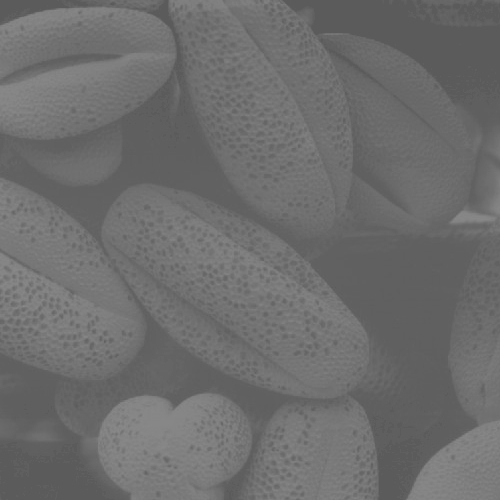
%> input picture contrast.jpg, 500 x 500 px
$ octave Question10.m   (GNU Octave 9; MATLAB toolbox functions it lacks are replaced by stand-ins)
%> lines starting %> are read from the running program, lines starting %| are printed output that depends on the picture
% Read spatial.jpg, apply averaging filter using masks of size 3 x 3, 5 x5, 9 x 9,15 x15 and
% 35x35 . Comment on the results.
clc;clear all;close all;
I = imread('contrast.jpg');
%> I is the input picture: size 500x500 uint8; min 90, max 138, mean 109.1
scale=[ 3 5 9 15 35]
for i=1:5
    subplot(3,2,1+i);
Kaverage = filter2(fspecial('average',scale(i)),I)/255;

imshow(Kaverage)
end
%> this loop made 5 passes
%> pass 3, `Kaverage = filter2(fspecial('average',scale(i)),I)/255;`:
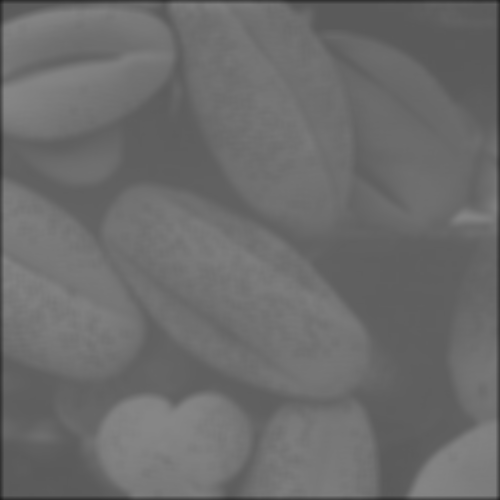
%> Kaverage: size 500x500 double; min 0.11, max 0.529, mean 0.424
%> after the loop:
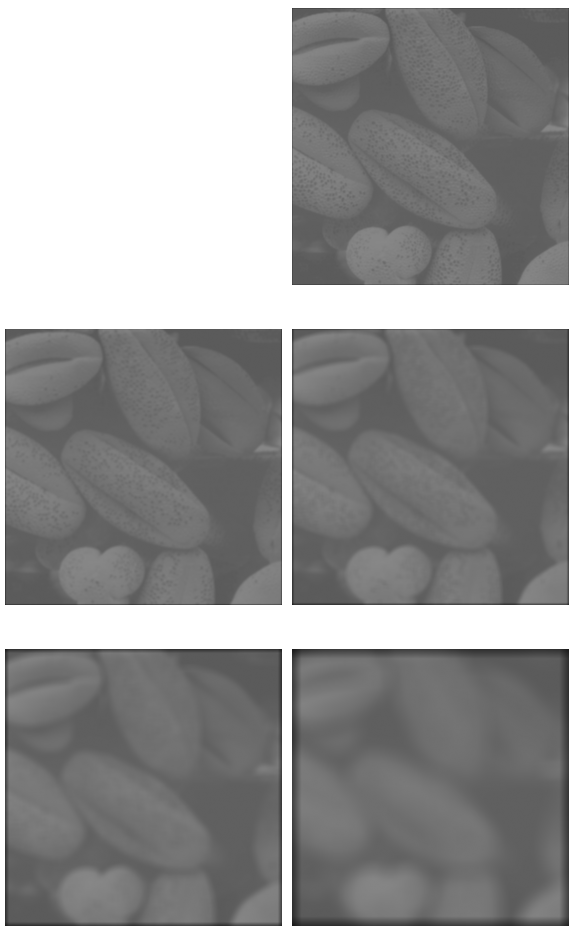
%> figure redrawn from the program's plot data, 5 panels
